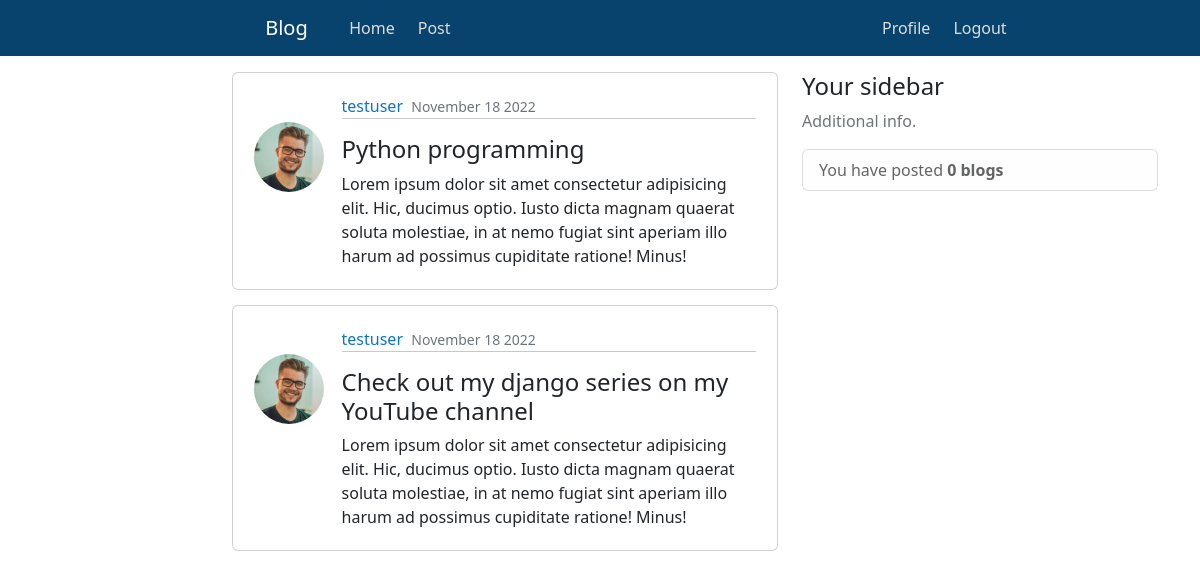
Page /users/homepage/ (signed in) on the earlier database version.
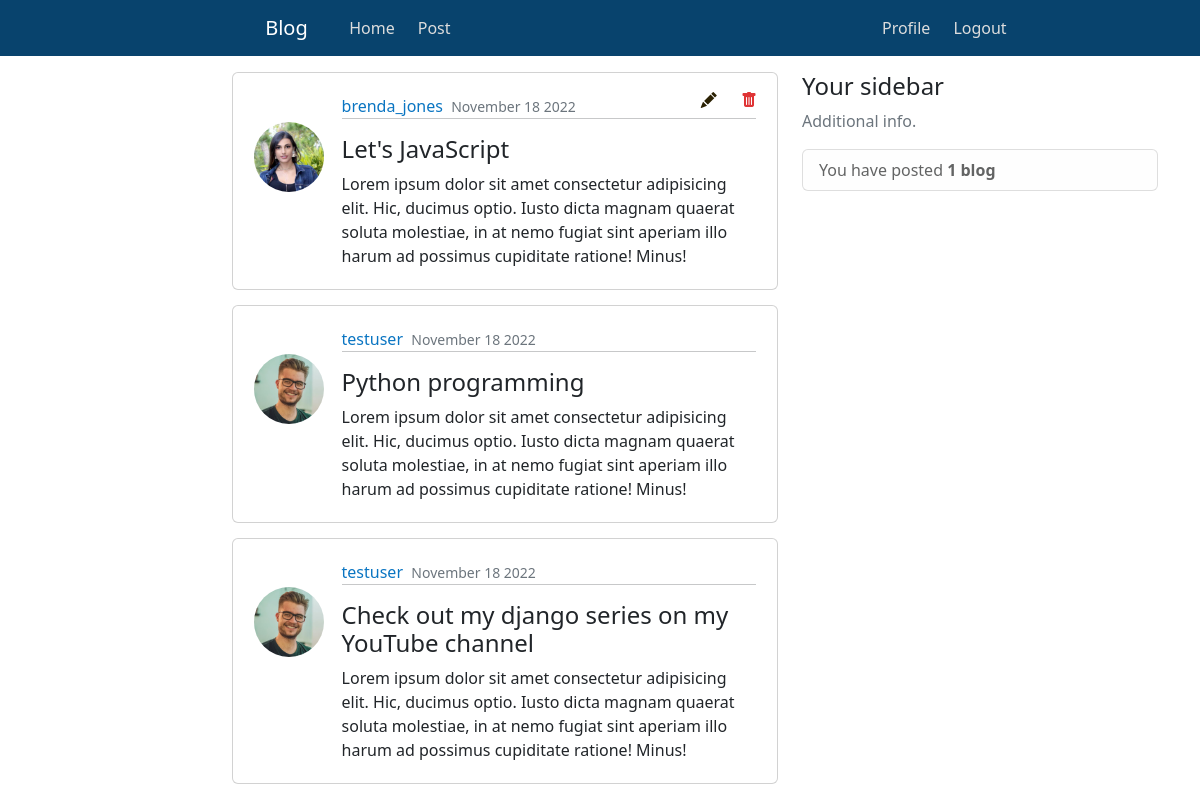
Same page on the later database version.
### users/models.py (models this page shows, shortened)
class Posts(models.Model):
    id = models.CharField(max_length=12, primary_key=True, editable=False)
    blogger = models.ForeignKey(Profile, on_delete=models.CASCADE, editable=False)
    title = models.CharField(max_length=60, blank=False)
    content = models.TextField(blank=False)
    posted = models.DateTimeField(auto_now_add=True)
    edited = models.DateTimeField(auto_now=True)
    class Meta:
        ordering = ['-posted']
        verbose_name_plural = 'Posts'

class Profile(models.Model):
    id = models.CharField(max_length=12, primary_key=True, editable=False)
    name = models.OneToOneField(User, on_delete=models.CASCADE, editable=False)
    gender = models.CharField(max_length=7, blank=False)
    phone_no = models.CharField(max_length=14, blank=False)
    country = models.CharField(max_length=10, blank=False)
    dob = models.DateField(null=True, blank=False)
    age = models.PositiveIntegerField(default=0, editable=False)
    dp = models.ImageField(upload_to='Profile-pics/', default='default.png')
    created = models.DateTimeField(auto_now_add=True)
    edited = models.DateTimeField(auto_now=True)
    def __str__(self):
        return f'{self.name}'
    class Meta:
        ordering = ['name']
        verbose_name_plural = 'User Profiles'

### users/views.py (the view)
# urls.py: path('homepage/', views.homepage_view, name='homepage'),
@login_required(login_url='login')
@user_passes_test(lambda user: user.is_staff is False and user.is_superuser is False)
def homepage_view(request):
    blogs = Posts.objects.all()
    if request.method == 'POST':
        get_response = request.POST['response']
        get_BlogObj = Posts.objects.get(id=get_response, blogger=request.user.profile)
        get_BlogObj.delete()
        messages.error(request, 'Blog has been deleted successfully!')
        return redirect('homepage')
    context = {
        'posted_blogs': blogs, 'total_blogs': Posts.objects.filter(blogger=request.user.profile).count(),
    }
    return render(request, 'users/index.html', context)

### users/templates/users/index.html (shortened to what this page needs)
{% extends 'users/base.html' %}{% block title %}Homepage{% endblock %}
{% load crispy_forms_tags %}
    {% block content %}
    <main class="container body-container" role="main">
        <div class="row">
            <div class="col-md-6 offset-sm-2">
                {% for blogs in posted_blogs %}
                <div class="card card-body pb-0">
                    <article class="media content-section">
                        <div class="d-flex align-items-start justify-content-center">
                            <img src="{{ blogs.blogger.dp.url }}" alt="img" class="rounded-circle article-img">
                            <div class="media-body">
                                <div class="article-metadata">
                                    <a href="{% url 'userprofile' blogs.blogger %}" class="mr-3">{{ blogs.blogger }}</a>
                                    <small class="text-muted">{{ blogs.posted|date:"F d Y" }}</small>
                                    <hr class="mt-0">
                                </div>
                                <div class="delete-icon">
                                    <a href="{% url 'edit_blog' blogs.id blogs.blogger %}" class="icon">
                                        {% if blogs.blogger == request.user.profile %}<i class="bi bi-pencil-fill" style="color: #2b2103"></i>{% endif %}
                                    </a>
                                    <a href="" class="icon" data-bs-toggle="modal" data-bs-target="#delete-post-{{blogs.id}}">
                                        {% if blogs.blogger == request.user.profile %}<i class="bi bi-trash-fill" style="color: #df3435"></i>{% endif %}
                                    </a>
                                </div>
                                <h4>{{ blogs.title }}</h4>
                                <p class="article-content">
                                    {{ blogs.content }}
                                </p>
                            </div>
                        </div>
                    </article>
                </div>
                {% empty %}
                <div class="text-center pt-3">
                    <h5 class="small text-muted">Blogs will appear here</h5>
                </div>
                {% endfor %}
            </div>
            <div class="col-md-4">
                <div class="content-section card-body">
                    <h4>Your sidebar</h4>
                    <p class="text-muted">Additional info.</p>
                    <ul class="list-group">
                        <li class="list-group-item list-group-item-light">You have posted <b>{% if total_blogs == 1 %}1 blog{% else %}{{ total_blogs }} blogs{% endif %}</b></li>
                    </ul>
                </div>
            </div>
        </div>
    </main>
    {% endblock %}

Differences in the rows shown:
added Posts: blogger.dp (picture), blogger "brenda_jones", posted "November 18 2022", title "Let's JavaScript", content "Lorem ipsum dolor sit amet consectetur adipisicing elit. Hic, ducimus optio. Iusto dicta magnam quaerat soluta molestiae, in at nemo fugiat sint aperiam illo harum ad possimus cupiditate ratione! Minus!"
Other differences:
{{ total_blogs }}: "0" → (not shown)
text no longer shown: "blogs"
text now shown: "1 blog"
